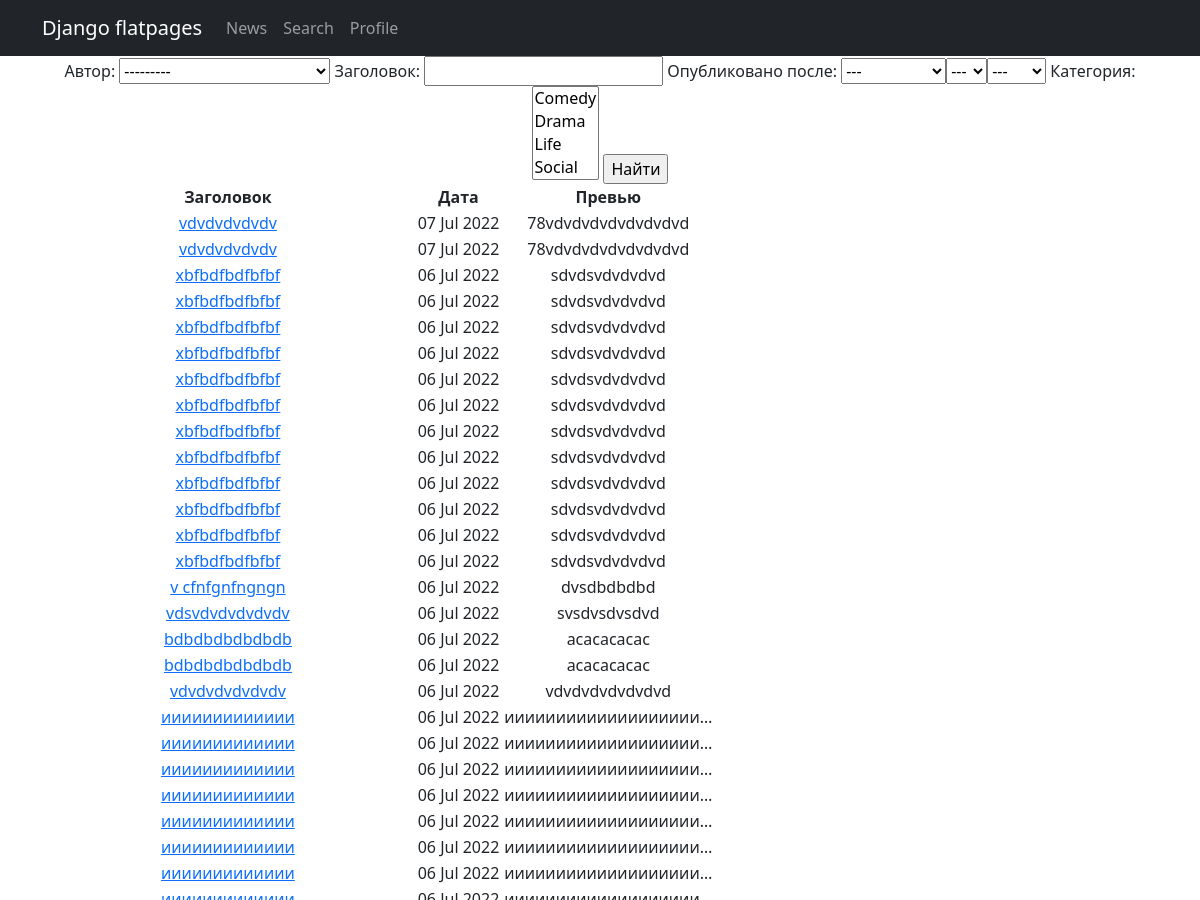
Page /news/search/ (upper part) on the earlier database version.
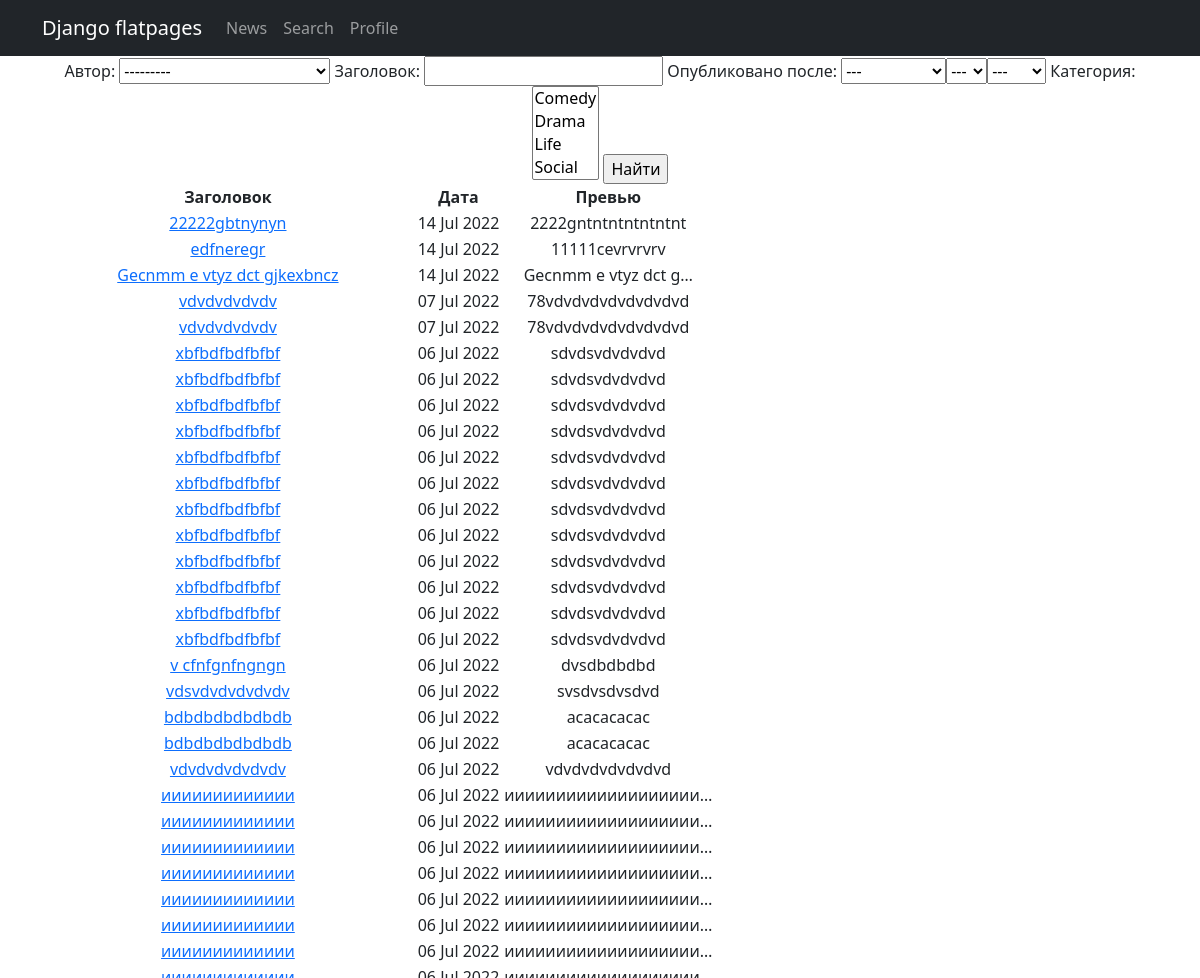
Same page on the later database version.
### news/models.py (models this page shows, shortened)
class Post(models.Model):
    article = 'ar'
    news = 'nw'
    NEWS_POST = [
        (article, 'Статья'),
        (news, 'Новость'),
    ]
    post_author = models.ForeignKey(Author, on_delete=models.CASCADE, verbose_name='Автор')
    news_post = models.CharField(max_length=2, choices=NEWS_POST, default=article)
    post_data = models.DateTimeField(auto_now_add=True)
    header_post = models.CharField(max_length=255)
    text_post = models.TextField()
    rating_post = models.IntegerField(default=0)
    post_category = models.ManyToManyField(Category, through='PostCategory', verbose_name='Категория')

### news/views.py (the view)
# urls.py: path('search/', Search.as_view(), name='search'),
class Search(ListView):
    model = Post
    ordering = '-id'
    template_name = 'search.html'
    context_object_name = 'search'
    paginate_by = 10
    def get_context_data(self,
                         **kwargs):
        context = super().get_context_data(**kwargs)
        context['filter'] = SearchFilter(self.request.GET,
                                         queryset=self.get_queryset())
        return context

### news/models.py (called while the page is built)
    def __str__(self):
        return self.author_user.username

    def __str__(self):
        return self.name_category

### news/templatetags/censor.py (called while the page is built)
@register.filter()
def censor(value):
   badwords = ('Алоха', 'пост', 'метис', 'привет')
   value = value.split()
   for index, word in enumerate(value):
      if any(badword in word for badword in badwords):
         value[index] = word[0] + "".join('*' if c.isalpha() else c for c in word)
         value[index] = value[index].replace('*', '', 1)
   return " ".join(value)

### templates/search.html (shortened to what this page needs)
{% extends 'flatpages/default.html' %}
{% load censor %}
{% block content %}
<form method="GET">
    {{ filter.form }}
    <input type="submit" value="Найти">
</form>
      <table>
           <tr>
               <td><b>Заголовок</b></td>
               <td><b>Дата</b></td>
               <td><b>Превью</b></td>
           </tr>
          {% for post in filter.qs %}
           <tr>
               <td> <a href = "{% url 'news_' post.id %}">{{ post.header_post|censor }}</a></td>
               <td>{{ post.post_data|date:'d M Y'}}</td>
               <td>{{ post.text_post|truncatechars:20|censor }}</td>
           </tr>
           {% endfor %}
       </table>
{% endblock content %}

### templates/flatpages/default.html (shortened to what this page needs)
<!DOCTYPE html>
<html lang="en">
    <head>
        {% load static %}
        <link href="{% static 'css/styles.css' %}" rel="stylesheet" />
    </head>
    <body>
        <nav class="navbar navbar-expand-lg navbar-dark bg-dark static-top">
            <div class="container">
                <a class="navbar-brand" href="#">Django flatpages</a>
                <div class="collapse navbar-collapse" id="navbarResponsive">
                    <ul class="navbar-nav ml-auto">
                        <li class="nav-item">
                            <a class="nav-link" href="/news/">News</a>
                        </li>
                        <li class="nav-item">
                            <a class="nav-link" href="/news/search">Search</a>
                        </li>
                        <li class="nav-item">
                            <a class="nav-link" href="/accounts/login">Profile</a>
                        </li>
                    </ul>
                </div>
            </div>
        </nav>
        <div class="container">
           <div class="row">
               <div class="col-lg-12 text-center">
                  {% block content %}{% endblock content %}
               </div>
           </div>
        </div>
    </body>
</html>

Differences in the rows shown:
added Post: header_post|censor "22222gbtnynyn", post_data "14 Jul 2022", text_post|censor "2222gntntntntntntnt"
added Post: header_post|censor "edfneregr", post_data "14 Jul 2022", text_post|censor "11111cevrvrvrv"
added Post: header_post|censor "Gecnmm e vtyz dct gjkexbncz", post_data "14 Jul 2022", text_post|censor "Gecnmm e vtyz dct g…"
